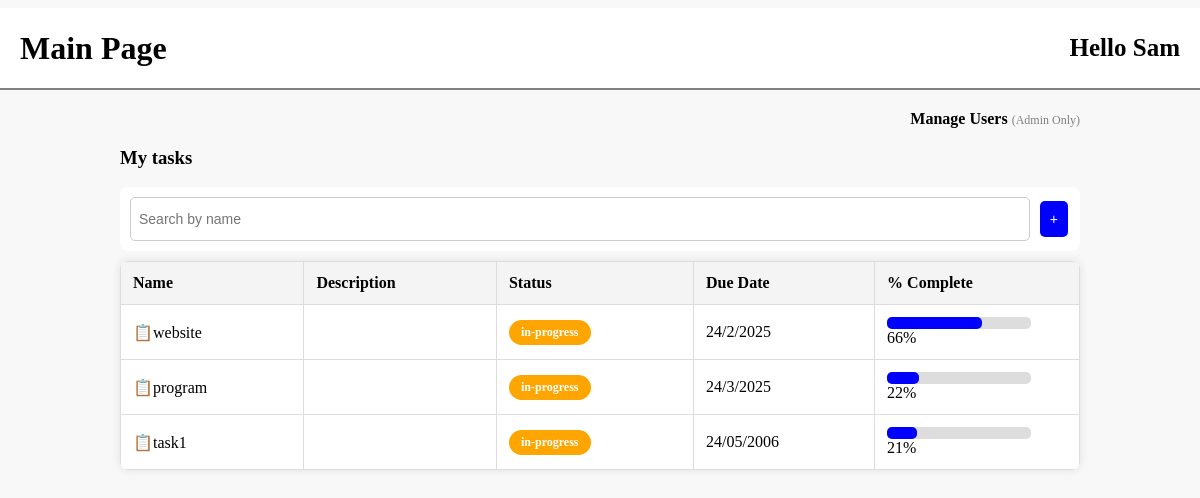
/mainPage.php (signed in), run on the app's committed database.
### tables this page shows
CREATE TABLE "Task" (
	"taskID"	INTEGER NOT NULL UNIQUE,
	"userID"	INTEGER NOT NULL,
	"taskName"	TEXT NOT NULL,
	"description"	TEXT,
	"dueDate"	TEXT NOT NULL,
	"progress"	INTEGER NOT NULL DEFAULT 0,
	PRIMARY KEY("taskID" AUTOINCREMENT),
	FOREIGN KEY("userID") REFERENCES "User"("userID")
);

### mainPage.php (the view, shortened to what this page needs)
<!DOCTYPE html>
<html lang="en">
<head>
    <link rel="stylesheet" href="mainPage.css">
</head>
<body>
    <div class="header">
        <div class="header-left">
            <h1>Main Page</h1>
        </div>
        <div class="header-right">
            <h2>Hello <?php session_start(); echo $_SESSION['firstName']; ?></h2>
        </div>
    </div>
    <div class="container">
<?php
if($_SESSION['groupAdmin']==1)
{
?>
        <div class="manage-users">
                <a href="manageUsers.php" class="admin-link">Manage Users</a>
                <span class="admin-text">(Admin Only)</span>
        </div>
<?php } ?>
        <h3>My tasks</h3>
        <div class="search-bar">
            <input type="text" placeholder="Search by name">
            <button class="add-task" onclick="window.location.href='createTaskPage.php'">+</button>
            </div>
<?php
    $db = new SQLite3('TaskManagementDB.db');
    $userID=$_SESSION['userID'];
    $select_query = "SELECT * FROM Task WHERE userID='$userID'";
    $result = $db->query($select_query);
    echo "<table>";
    echo "<tr>
            <th>Name</th>
            <th>Description</th>
            <th>Status</th>
            <th>Due Date</th>
            <th>% Complete</th>
        </tr>";
    while ($row = $result->fetchArray(SQLITE3_ASSOC)) {
        $taskName= $row['taskName'];
        $description= $row['description'];
        $dueDate= $row['dueDate'];
        $completion= $row['progress'];
        if($completion==0) {
            $currentStatus = "not-started";
        }
        elseif ($completion == 100) {
            $currentStatus = "completed";
        }
        else {
            $currentStatus = "in-progress";
        }
        echo "<tr>
                <td>📋$taskName</td>
                <td>$description</td>
                <td><span class=\"status $currentStatus\">$currentStatus</span></td>
                <td>$dueDate</td>
                <td>
                    <div class=\"progress-bar\">
                        <div class=\"progress\" style=\"width: $completion%;\"></div> $completion%
                    </div>
                </td>
            </tr>";
    }
    echo "</table>";
?>
</body>
</html>

### mainPage.css (style rules this page uses)
body { font-family: "Microsoft Yahei"; margin: 0; padding: 0; background-color: #f8f8f8; }
.header { color: black; display: flex; justify-content: space-between; align-items: center; padding: 0px 20px; background-color: white; border-bottom: 2px solid gray; position: relative; height: 10vh; margin-top: 1vh; }
.header-right { display: flex; flex-direction: column; }
h1 { font-size: 32px; margin: 0; }
h2 { font-size: 25px; margin: 0; }
.button-class, button { background-color: #ffffff; border: 2px solid grey; color: rgb(70, 70, 70); padding: 10px 20px; text-align: center; text-decoration: none; font-size: 16px; margin: 4px 2px; cursor: pointer; border-radius: 4px; }
.add-task { background-color: blue; color: white; border: none; padding: 10px 10px; cursor: pointer; font-size: 14px; border-radius: 5px; margin-left: 10px; display: inline-block; vertical-align: middle; }
.container { width: 80%; margin: auto; padding-top: 20px; }
.search-bar { display: flex; justify-content: space-between; margin-bottom: 10px; background-color: white; padding: 10px; border-radius: 8px; }
.search-bar input { flex: 1; padding: 8px; border: 1px solid #ccc; border-radius: 5px; margin-bottom: 0px; }
table { width: 100%; border-collapse: collapse; background-color: white; border-radius: 8px; overflow: hidden; box-shadow: 0px 0px 10px rgba(0, 0, 0, 0.1); }
th, td { border: 1px solid #ddd; padding: 12px; text-align: left; }
th { background-color: #f4f4f4; font-weight: bold; }
input, select { width: 100%; padding: 8px; border: 1px solid #ccc; border-radius: 5px; font-size: 14px; }
.status { padding: 5px 12px; border-radius: 15px; color: white; font-size: 12px; display: inline-block; font-weight: bold; }
.in-progress { background-color: orange; }
.progress-bar { background-color: #ddd; border-radius: 5px; width: 80%; height: 12px; display: inline-block; position: relative; }
.progress { background-color: blue; height: 100%; border-radius: 5px; }
label, input { width: 100%; margin-bottom: 10px; }
.manage-users { text-align: right; }
.admin-link { text-decoration: none; color: black; font-weight: bold; }
.admin-text { font-size: 12px; color: gray; }

### data on the page
task: taskName "website", progress "in-progress", dueDate "24/2/2025", progress "66"
task: taskName "program", progress "in-progress", dueDate "24/3/2025", progress "22"
task: taskName "task1", progress "in-progress", dueDate "24/05/2006", progress "21"

### other printed values
$_SESSION['firstName'] "Sam"
